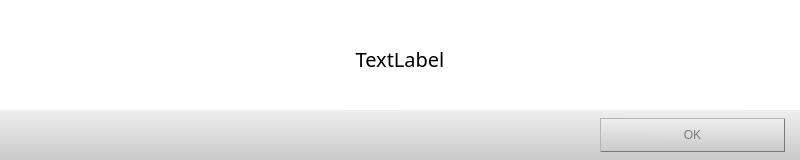
<?xml version="1.0" encoding="UTF-8"?>
<ui version="4.0">
 <class>Dialog_Error</class>
 <widget class="QDialog" name="Dialog_Error">
  <property name="windowModality">
   <enum>Qt::WindowModal</enum>
  </property>
  <property name="geometry">
   <rect>
    <x>0</x>
    <y>0</y>
    <width>800</width>
    <height>160</height>
   </rect>
  </property>
  <property name="minimumSize">
   <size>
    <width>400</width>
    <height>160</height>
   </size>
  </property>
  <property name="baseSize">
   <size>
    <width>0</width>
    <height>0</height>
   </size>
  </property>
  <property name="windowTitle">
   <string>Dialog</string>
  </property>
  <property name="windowIcon">
   <iconset theme="dialog-error"/>
  </property>
  <property name="styleSheet">
   <string notr="true">QWidget {
	background-color:rgb(255, 255, 255); 
	border-style: outset;
    border-width: 0px;
    border-color:rgb(202, 202, 202);
}</string>
  </property>
  <property name="sizeGripEnabled">
   <bool>false</bool>
  </property>
  <property name="modal">
   <bool>true</bool>
  </property>
  <layout class="QGridLayout" name="gridLayout">
   <property name="leftMargin">
    <number>0</number>
   </property>
   <property name="topMargin">
    <number>8</number>
   </property>
   <property name="rightMargin">
    <number>0</number>
   </property>
   <property name="bottomMargin">
    <number>0</number>
   </property>
   <property name="horizontalSpacing">
    <number>5</number>
   </property>
   <property name="verticalSpacing">
    <number>0</number>
   </property>
   <item row="0" column="0">
    <widget class="QLabel" name="label_Error">
     <property name="minimumSize">
      <size>
       <width>500</width>
       <height>100</height>
      </size>
     </property>
     <property name="font">
      <font>
       <family>Forgotten Futurist</family>
       <pointsize>15</pointsize>
       <bold>false</bold>
      </font>
     </property>
     <property name="styleSheet">
      <string notr="true">QLabel {
    border: 2px solid;
    border-radius: 0px;
	border-style: outset;
    border-width: 0px;
}
QLabel{
	color: rgb(0,0,0);
}
</string>
     </property>
     <property name="text">
      <string>TextLabel</string>
     </property>
     <property name="alignment">
      <set>Qt::AlignCenter</set>
     </property>
    </widget>
   </item>
   <item row="1" column="0">
    <widget class="QFrame" name="frame">
     <property name="sizePolicy">
      <sizepolicy hsizetype="Preferred" vsizetype="Preferred">
       <horstretch>0</horstretch>
       <verstretch>0</verstretch>
      </sizepolicy>
     </property>
     <property name="minimumSize">
      <size>
       <width>0</width>
       <height>50</height>
      </size>
     </property>
     <property name="maximumSize">
      <size>
       <width>16777215</width>
       <height>50</height>
      </size>
     </property>
     <property name="styleSheet">
      <string notr="true">QWidget {
	background-color:qlineargradient(spread:pad, x1:0.48339, y1:0, x2:0.493, y2:1, stop:0 rgba(239, 239, 239, 255), stop:1 rgba(202, 202, 202, 255));
	border-style: outset;
    border-width: 0px;
}</string>
     </property>
     <property name="frameShape">
      <enum>QFrame::StyledPanel</enum>
     </property>
     <property name="frameShadow">
      <enum>QFrame::Raised</enum>
     </property>
     <layout class="QHBoxLayout" name="horizontalLayout">
      <property name="spacing">
       <number>0</number>
      </property>
      <property name="leftMargin">
       <number>0</number>
      </property>
      <property name="topMargin">
       <number>0</number>
      </property>
      <property name="rightMargin">
       <number>0</number>
      </property>
      <property name="bottomMargin">
       <number>0</number>
      </property>
      <item>
       <widget class="QFrame" name="frame_2">
        <property name="frameShape">
         <enum>QFrame::StyledPanel</enum>
        </property>
        <property name="frameShadow">
         <enum>QFrame::Raised</enum>
        </property>
       </widget>
      </item>
      <item>
       <widget class="QFrame" name="frame_3">
        <property name="frameShape">
         <enum>QFrame::StyledPanel</enum>
        </property>
        <property name="frameShadow">
         <enum>QFrame::Raised</enum>
        </property>
        <layout class="QGridLayout" name="gridLayout_2">
         <property name="leftMargin">
          <number>200</number>
         </property>
         <property name="topMargin">
          <number>8</number>
         </property>
         <property name="rightMargin">
          <number>15</number>
         </property>
         <property name="bottomMargin">
          <number>8</number>
         </property>
         <property name="spacing">
          <number>0</number>
         </property>
         <item row="0" column="0">
          <widget class="QPushButton" name="pushButton_error">
           <property name="sizePolicy">
            <sizepolicy hsizetype="Minimum" vsizetype="Preferred">
             <horstretch>0</horstretch>
             <verstretch>0</verstretch>
            </sizepolicy>
           </property>
           <property name="cursor">
            <cursorShape>PointingHandCursor</cursorShape>
           </property>
           <property name="styleSheet">
            <string notr="true">QPushButton {
	border-color: rgb(120, 120, 120);
	border-width: 1px;
	color: rgb(122, 122, 122);
}
QPushButton::pressed{
	border-width: 1px;
	border-color: rgb(120, 120, 120);
	color: rgb(122, 122, 122);
	background-color: qlineargradient(spread:pad, x1:0.48339, y1:0, x2:0.493, y2:1, stop:0 rgba(220, 220, 220, 255), stop:1 rgba(180, 180, 180, 255));
}</string>
           </property>
           <property name="text">
            <string>OK</string>
           </property>
          </widget>
         </item>
        </layout>
       </widget>
      </item>
     </layout>
    </widget>
   </item>
  </layout>
 </widget>
 <resources/>
 <connections/>
</ui>
